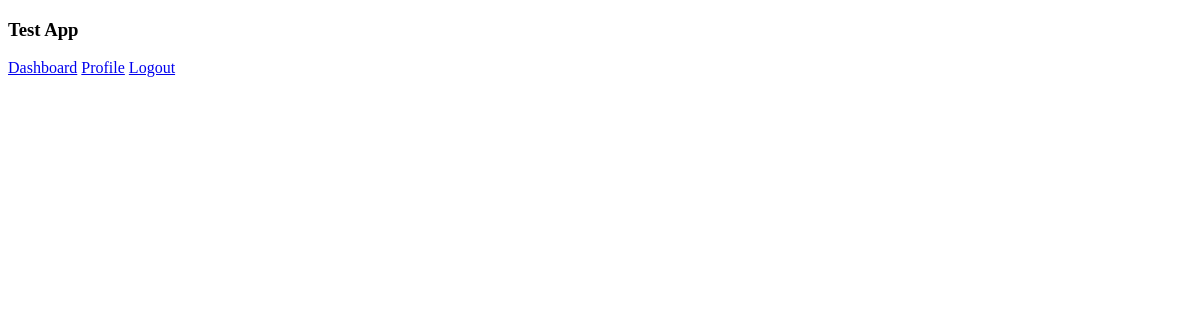
The page /users/adminedit/3 on the database as committed earlier.
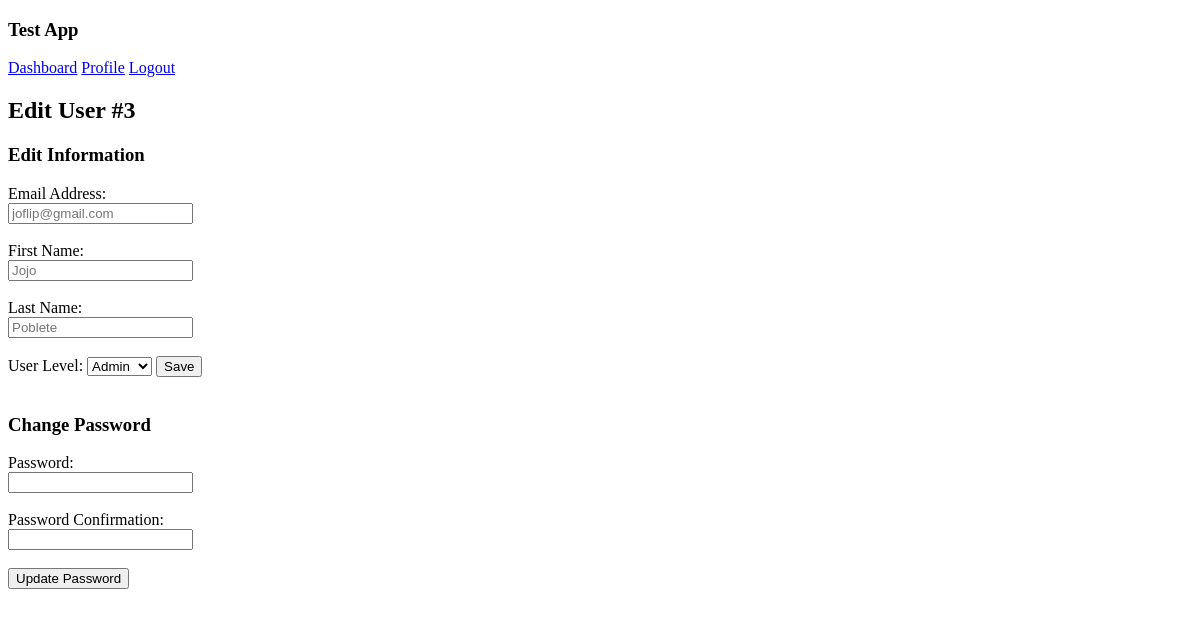
The same page on the database as committed later.
### The_dashboard/models.py (models this page shows)
class User(models.Model):
    first_name = models.CharField(max_length = 255)
    last_name = models.CharField(max_length = 255)
    email = models.CharField(max_length = 255)
    password = models.CharField(max_length = 255)
    user_level = models.IntegerField(default = 2)
    description = models.TextField(default='description')
    created_at = models.DateTimeField(auto_now_add = True)
    updated_at = models.DateTimeField(auto_now = True)

### The_dashboard/views.py (the view)
# urls.py: path('users/adminedit/<int:id>', views.adminedit),
def adminedit(request, id):
    context = {
        'user_data': User.objects.filter(id = id)
    }
    return render(request, 'adminedit.html', context)

### The_dashboard/templates/adminedit.html (shortened to what this page needs)
<!DOCTYPE html>
<html>
    <head>
    </head>
    <body>
        <div>
        <h3>Test App</h3>
            <a href="/dashboard">Dashboard</a>
            <a href="/users/show/{{request.session.u_id}}">Profile</a>
            <a href="/logout">Logout</a>
        </div>
        {% for user in user_data %}
        <div>
            <h2>Edit User #{{user.id}}</h2>
            <h3>Edit Information</h3>
            <form action="/users/edit_users/{{request.session.u_id}}" method="post">
                Email Address:
                <br><input type="text" name="email" placeholder='{{user.email}}'><br><br>
                First Name:
                <br><input type="text" name="first_name" placeholder='{{user.first_name}}'><br><br>
                Last Name:
                <br><input type="text" name="last_name" placeholder='{{user.last_name}}'><br><br>
                User Level:
                    <select name="user_level">
                        <option value="1">Admin</option>
                    </select>
                <input type="submit" name="submit" value="Save"><br><br>
            </form>
        </div>
        <div>
            <h3>Change Password</h3>
            <form action="/users/edit_users/{{user.id}}" method="post">
                Password:
                <br><input type="password" name="password"><br><br>
                Password Confirmation:
                <br><input type="password" name="password_confirmation"><br><br>
                <input type="submit" name="submit" value="Update Password"><br><br>
            </form>
        </div>
        {% endfor %}
    </body>
</html>

Rows that differ between the two databases and show on the page:
added User: id "3", email "joflip@gmail.com", first_name "Jojo", last_name "Poblete"
